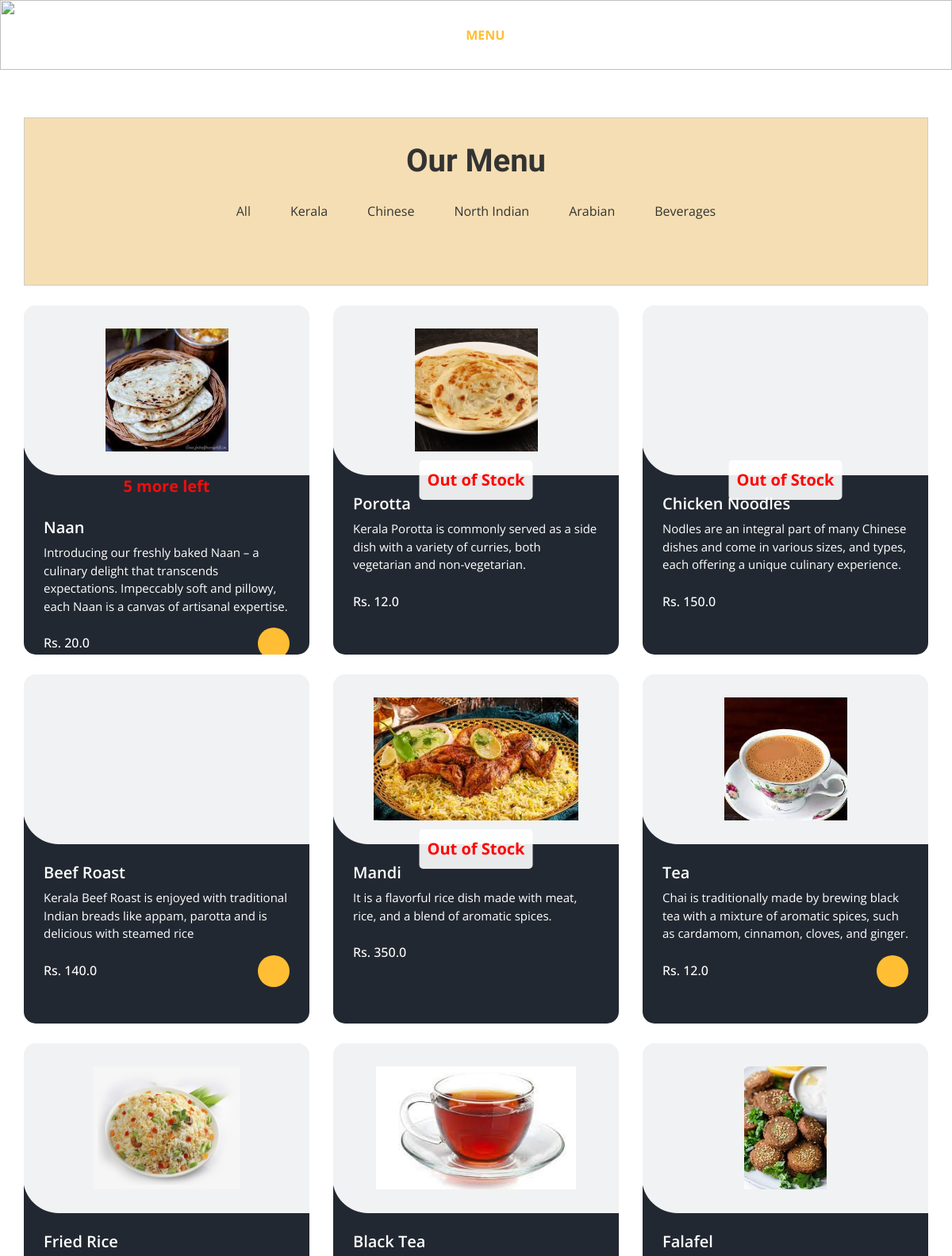
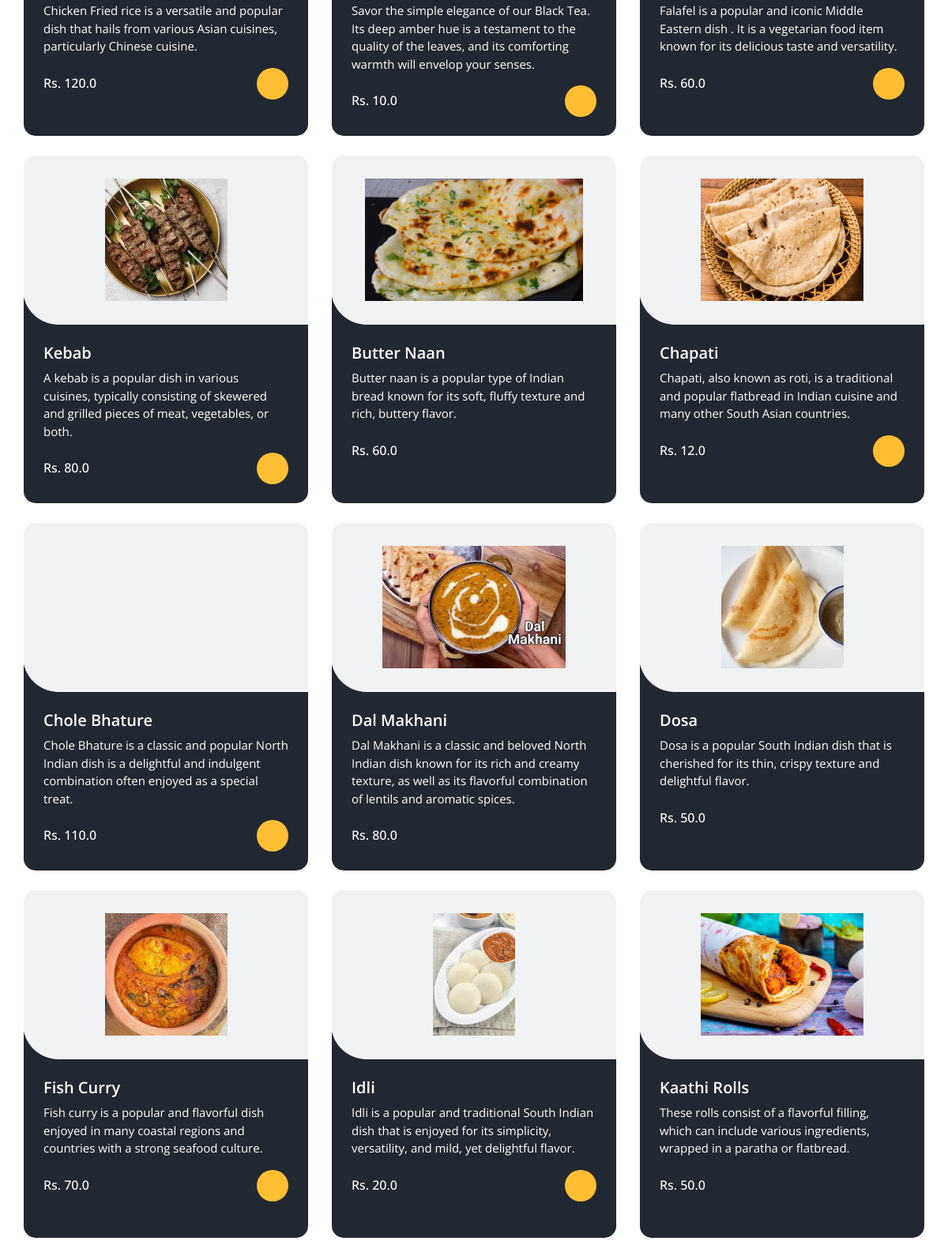
Page /menumore/ (upper part) on the committed database (2 pictures, top to bottom).
### home/models.py (models this page shows, shortened)
class menus(models.Model):
    CATEGORY_CHOICES = (
        ('Kerala', 'Kerala'),
        ('Chineese', 'Chineese'),
        ('North Indian', 'North Indian'),
        ('Arabian', 'Arabian'),
        ('Beverages', 'Beverages'),
    )
    SUBMENU_CHOICES = (
        ('Breads', 'Breads'),
        ('Curries', 'Curries'),
        ('Rice Dishes','Rice Dishes'),
        ('Appetizers','Appetizers'),
        ('Main Course','Main Course'),
        ('Breads & Accompaniments', 'Breads & Accompaniments'),
        ('Rolls & Grills','Rolls & Grills'),
        ('Hot Beverage','Hot Beverage'),
        ('Cold Beverage','Cold Beverage'),
    )
    SUB_SUBMENU_CHOICES = (
        ('Vegetarian', 'Vegetarian'),
        ('Non-Vegetarian', 'Non-Vegetarian'),
        ('Water-based','Water-based'),
        ('Milk-based','Milk-based')
    )
    name = models.CharField(max_length=100)
    category = models.CharField(max_length=50, choices=CATEGORY_CHOICES, default='')
    submenu = models.CharField(max_length=50, choices=SUBMENU_CHOICES, default='', blank=True)
    sub_submenu = models.CharField(max_length=50, choices=SUB_SUBMENU_CHOICES, default='', blank=True)
    desc = models.CharField(max_length=300)
    price = models.FloatField()
    img = models.ImageField(upload_to='menus/', blank=True, null=True)
    active = models.BooleanField(default=True)

### home/views.py (the view)
# urls.py: path('menumore/',menumore, name='menumore'),
def menumore(request):
    Menus=menus.objects.all()
    return render(request,'menumore.html',{'Menus': Menus})

### templates/menumore.html (shortened to what this page needs)
{% load static %}
<!DOCTYPE html>
<html>
<head>
  <link rel="stylesheet" type="text/css" href="{% static 'css/bootstrap.css' %}" />
  <link rel="stylesheet" type="text/css" href="https://cdnjs.cloudflare.com/ajax/libs/OwlCarousel2/2.3.4/assets/owl.carousel.min.css" />
  <link rel="stylesheet" href="https://cdnjs.cloudflare.com/ajax/libs/jquery-nice-select/1.1.0/css/nice-select.min.css" />
  <link href="{% static 'css/font-awesome.min.css' %}" rel="stylesheet" />
  <link href="{% static 'css/style.css' %}" rel="stylesheet" />
  <link href="{% static 'css/responsive.css' %}" rel="stylesheet" />
</head>
<body class="sub_page">
  <div class="hero_area">
    <div class="bg-box">
      <img src="{% static 'images/hero-bg.jpg' %}" alt="">
    </div>
    <header class="header_section">
      <div class="container">
        <nav class="navbar navbar-expand-lg custom_nav-container ">
          <a class="navbar-brand" href="{% url '' %}">
            <span>
            </span>
          </a>
          <div class="collapse navbar-collapse" id="navbarSupportedContent">
            <ul class="navbar-nav  mx-auto ">
              <li class="nav-item">
                <a class="nav-link" href="{% url '' %}">Home </a>
              </li>
              <li class="nav-item">
                <a class="nav-link" href="{% url 'about' %}">About</a>
              </li>
              <li class="nav-item active">
                <a class="nav-link" href="{% url 'menu' %}">Menu <span class="sr-only">(current)</span> </a>
              </li>
              <li class="nav-item">
                <a class="nav-link" href="{% url 'add_reservation' %}">Book Table</a>
              </li>
              <li class="nav-item">
                <a class="nav-link" href="{% url 'booking_list'  %}">Bookings </a>
              </li>
              <li class="nav-item">
                <a class="nav-link" href="{% url 'orders_lists' %}">Orders </a>
              </li>
              <li class="nav-item">
                {% if user.is_authenticated %}
                  <a class="nav-link" href="{% url 'loggout' %}">Logout</a>
                {% else %}
                  <a class="nav-link" href="{% url 'login' %}">Login</a>
                {% endif %}
              </li>
            </ul>
            <div class="user_option">
              <a class="cart_link" href="#">
              </a>
            </div>
          </div>
        </nav>
      </div>
    </header>
  </div>
  <section class="food_section layout_padding">
    <div class="container">
      <div class="centered-div">
      <div class="heading_container heading_center">
        <h2>
          Our Menu
        </h2>
      </div>
      <ul class="filters_menu" style="margin-top: 20px; background-color:wheat ">
        <li class="" data-filter="*"><a href="{% url 'menu' %}" style="color:#393b3a;" >All</a></li>
        <li class="has-submenu">Kerala
        </li>
        <li class="has-submenu">Chinese
        </li>
        <li class="has-submenu">North Indian
        </li>
        <li class="has-submenu">Arabian
        </li>
        <li class="has-submenu">Beverages
        </li>
      </ul><br>
    </div>
      <div class="filters-content">
        <div class="row grid">
          {% for Menu in Menus %}
          {% if Menu.active %}
              <div class="col-sm-6 col-lg-4 all pasta">
                  <div class="box" style="height: 440px; {% if Menu.stock.stock_quantity == 0 %}filter: blur(0.5px);{% endif %}">
                      <div>
                        <div class="img-box" >
                          <img src="{{ Menu.img.url }}" alt="" >
                          {% if Menu.stock.stock_quantity == 0 %}
                              <div class="out-of-stock-message-container">
                                  <div class="out-of-stock-message" style="font-size: 20px;">
                                      Out of Stock
                                  </div>
                              </div>
                          {% endif %}
                      </div>
                          {% with stock=Menu.stock.stock_quantity %}
                            {% if stock > 0 and stock <= 5 %}
                            <div role="alert" style="color: #ed0e0e; font-size: 20px; font-weight: bold; display: flex; justify-content: center; align-items: center; height: 100%; animation: blink 1s infinite;">
                                    {{ stock }} more left
                                </div>
                            {% endif %}
                        {% endwith %}
                          <div class="detail-box">
                              <h5>{{ Menu.name }}</h5>
                              <p>{{ Menu.desc }}</p>
                              <div class="options">
                                  <h6>Rs. {{ Menu.price }}</h6>
                                  <div class="button-container">
                                      {% if Menu.stock.stock_quantity > 0 %}
                                          <a href="{% url 'add_to_cart' Menu.id %}">
                                              <i class="fa fa-cart-plus" aria-hidden="true" style="color: black;"></i>
                                          </a>
                                      {% endif %}
                                  </div>
                              </div>
                          </div>
                      </div>
                  </div>
              </div>
          {% endif %}
      {% endfor %}
    </div>
      </div>
    </div>
  </section>
</body>
</html>

### static/css/style.css (style rules this page uses)
body { font-family: "Open Sans", sans-serif; color: #0c0c0c; background-color: #ffffff; overflow-x: hidden; }
.layout_padding { padding: 90px 0; }
h1, h2 { font-family: 'Dancing Script', cursive; }
.heading_container { display: -webkit-box; display: -ms-flexbox; display: flex; -webkit-box-orient: vertical; -webkit-box-direction: normal; -ms-flex-direction: column; flex-direction: column; -webkit-box-align: start; -ms-flex-align: start; align-items: flex-start; }
.heading_container h2 { position: relative; margin-bottom: 0; font-size: 2.5rem; font-weight: bold; }
.heading_container.heading_center { -webkit-box-align: center; -ms-flex-align: center; align-items: center; text-align: center; }
a, a:hover, a:focus { text-decoration: none; }
.hero_area { position: relative; min-height: 50vh; display: -webkit-box; display: -ms-flexbox; display: flex; -webkit-box-orient: vertical; -webkit-box-direction: normal; -ms-flex-direction: column; flex-direction: column; }
.bg-box { position: absolute; top: 0; left: 0; width: 100%; height: 100%; }
.bg-box img { width: 100%; height: 100%; -o-object-fit: cover; object-fit: cover; }
.sub_page .hero_area { min-height: auto; }
.sub_page .hero_area .bg-box { position: absolute; top: 0; left: 0; width: 100%; height: 100%; }
.sub_page .hero_area .bg-box img { width: 100%; height: 100%; -o-object-fit: cover; object-fit: cover; -o-object-position: right top; object-position: right top; }
.header_section { padding: 15px 0; }
.navbar-brand { font-family: 'Dancing Script', cursive; }
.navbar-brand span { font-weight: bold; font-size: 32px; color: #ffffff; }
.custom_nav-container { padding: 0; }
.custom_nav-container .navbar-nav { padding-left: 18%; }
.custom_nav-container .navbar-nav .nav-item .nav-link { padding: 5px 20px; color: #ffffff; text-align: center; text-transform: uppercase; border-radius: 5px; -webkit-transition: all 0.3s; transition: all 0.3s; }
.custom_nav-container .navbar-nav .nav-item:hover .nav-link, .custom_nav-container .navbar-nav .nav-item.active .nav-link { color: #ffbe33; }
.user_option { display: -webkit-box; display: -ms-flexbox; display: flex; -webkit-box-align: center; -ms-flex-align: center; align-items: center; }
.user_option a { margin: 0 10px; }
.user_option .cart_link { display: -webkit-box; display: -ms-flexbox; display: flex; -webkit-box-pack: center; -ms-flex-pack: center; justify-content: center; -webkit-box-align: center; -ms-flex-align: center; align-items: center; }
.user_option .cart_link svg { width: 17px; height: auto; fill: #ffffff; margin-bottom: 2px; }
.food_section .filters_menu { padding: 0; display: -webkit-box; display: -ms-flexbox; display: flex; -ms-flex-wrap: wrap; flex-wrap: wrap; -webkit-box-pack: center; -ms-flex-pack: center; justify-content: center; list-style-type: none; margin: 45px 0 20px 0; }
.food_section .filters_menu li { padding: 7px 25px; cursor: pointer; border-radius: 25px; }
.food_section .box { position: relative; margin-top: 25px; background-color: #ffffff; border-radius: 10px; color: #ffffff; border-radius: 15px; overflow: hidden; background: linear-gradient(to bottom, #f1f2f3 25px, #222831 25px); }
.food_section .box .img-box { background: #f1f2f3; display: -webkit-box; display: -ms-flexbox; display: flex; -webkit-box-pack: center; -ms-flex-pack: center; justify-content: center; -webkit-box-align: center; -ms-flex-align: center; align-items: center; height: 215px; border-radius: 0 0 0 45px; margin: -1px; padding: 25px; }
.food_section .box .img-box img { max-width: 100%; max-height: 155px; -webkit-transition: all .2s; transition: all .2s; }
.food_section .box .detail-box { padding: 25px; }
.food_section .box .detail-box h5 { font-weight: 600; }
.food_section .box .detail-box p { font-size: 15px; }
.food_section .box .detail-box h6 { margin-top: 10px; }
.food_section .box .options { display: -webkit-box; display: -ms-flexbox; display: flex; -webkit-box-pack: justify; -ms-flex-pack: justify; justify-content: space-between; }
.food_section .box .options a { width: 40px; height: 40px; border-radius: 100%; background: #ffbe33; display: -webkit-box; display: -ms-flexbox; display: flex; -webkit-box-pack: center; -ms-flex-pack: center; justify-content: center; -webkit-box-align: center; -ms-flex-align: center; align-items: center; }

### static/css/responsive.css (style rules this page uses)
@media (min-width: 1200px) { .container { max-width: 1170px; } }

### rows in the picture
menus: img (picture), stock.stock_quantity "5", name "Naan", desc "Introducing our freshly baked Naan – a culinary delight that transcends expectations. Impeccably soft and pillowy, each Naan is a canvas of artisanal expertise.", price "20.0"
menus: img (picture), shows "Out of Stock", name "Porotta", desc "Kerala Porotta is commonly served as a side dish with a variety of curries, both vegetarian and non-vegetarian.", price "12.0"
menus: shows "Out of Stock", name "Chicken Noodles", desc "Nodles are an integral part of many Chinese dishes and come in various sizes, and types, each offering a unique culinary experience.", price "150.0"
menus: name "Beef Roast", desc "Kerala Beef Roast is enjoyed with traditional Indian breads like appam, parotta and is delicious with steamed rice", price "140.0"
menus: img (picture), shows "Out of Stock", name "Mandi", desc "It is a flavorful rice dish made with meat, rice, and a blend of aromatic spices.", price "350.0"
menus: img (picture), name "Tea", desc "Chai is traditionally made by brewing black tea with a mixture of aromatic spices, such as cardamom, cinnamon, cloves, and ginger.", price "12.0"
menus: img (picture), name "Fried Rice", desc "Chicken Fried rice is a versatile and popular dish that hails from various Asian cuisines, particularly Chinese cuisine.", price "120.0"
menus: img (picture), name "Black Tea", desc "Savor the simple elegance of our Black Tea. Its deep amber hue is a testament to the quality of the leaves, and its comforting warmth will envelop your senses.", price "10.0"
menus: img (picture), name "Falafel", desc "Falafel is a popular and iconic Middle Eastern dish . It is a vegetarian food item known for its delicious taste and versatility.", price "60.0"
menus: img (picture), name "Kebab", desc "A kebab is a popular dish in various cuisines, typically consisting of skewered and grilled pieces of meat, vegetables, or both.", price "80.0"
menus: img (picture), name "Butter Naan", desc "Butter naan is a popular type of Indian bread known for its soft, fluffy texture and rich, buttery flavor.", price "60.0"
menus: img (picture), name "Chapati", desc "Chapati, also known as roti, is a traditional and popular flatbread in Indian cuisine and many other South Asian countries.", price "12.0"
menus: name "Chole Bhature", desc "Chole Bhature is a classic and popular North Indian dish is a delightful and indulgent combination often enjoyed as a special treat.", price "110.0"
menus: img (picture), name "Dal Makhani", desc "Dal Makhani is a classic and beloved North Indian dish known for its rich and creamy texture, as well as its flavorful combination of lentils and aromatic spices.", price "80.0"
menus: img (picture), name "Dosa", desc "Dosa is a popular South Indian dish that is cherished for its thin, crispy texture and delightful flavor.", price "50.0"
menus: img (picture), name "Fish Curry", desc "Fish curry is a popular and flavorful dish enjoyed in many coastal regions and countries with a strong seafood culture.", price "70.0"
menus: img (picture), name "Idli", desc "Idli is a popular and traditional South Indian dish that is enjoyed for its simplicity, versatility, and mild, yet delightful flavor.", price "20.0"
menus: img (picture), name "Kaathi Rolls", desc "These rolls consist of a flavorful filling, which can include various ingredients, wrapped in a paratha or flatbread.", price "50.0"
